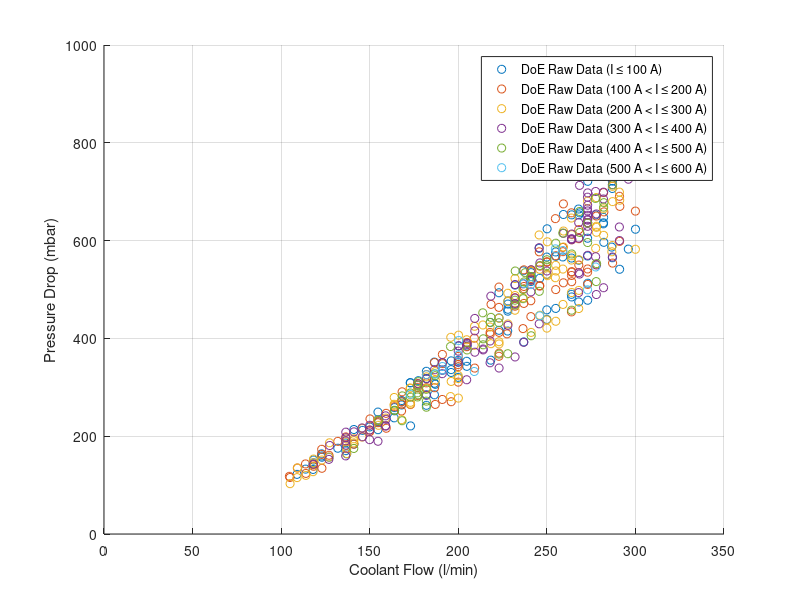

Write MATLAB code to recreate this figure. (Note: this script raises an error after producing the figure.)
clear
close all
clc

%% load data
addpath('vendor_provision')
load('doe_raw_data_mat.mat')

%% create results folder (if it does not exist, already)
if ~isfolder('results')
    mkdir('results')
end

%% separate data by stack current
index_sub_100  = find(doe_raw_data_mat(:,3) <= 100);
index_sub_200  = find(doe_raw_data_mat(:,3) > 100 & doe_raw_data_mat(:,3) <= 200);
index_sub_300  = find(doe_raw_data_mat(:,3) > 200 & doe_raw_data_mat(:,3) <= 300);
index_sub_400  = find(doe_raw_data_mat(:,3) > 300 & doe_raw_data_mat(:,3) <= 400);
index_sub_500  = find(doe_raw_data_mat(:,3) > 400 & doe_raw_data_mat(:,3) <= 500);
index_sub_600  = find(doe_raw_data_mat(:,3) > 500 & doe_raw_data_mat(:,3) <= 600);

%% compute pressure drops in mbar
drop_sub_100 = 1000*(doe_raw_data_mat(index_sub_100,47) - doe_raw_data_mat(index_sub_100,48));
drop_sub_200 = 1000*(doe_raw_data_mat(index_sub_200,47) - doe_raw_data_mat(index_sub_200,48));
drop_sub_300 = 1000*(doe_raw_data_mat(index_sub_300,47) - doe_raw_data_mat(index_sub_300,48));
drop_sub_400 = 1000*(doe_raw_data_mat(index_sub_400,47) - doe_raw_data_mat(index_sub_400,48));
drop_sub_500 = 1000*(doe_raw_data_mat(index_sub_500,47) - doe_raw_data_mat(index_sub_500,48));
drop_sub_600 = 1000*(doe_raw_data_mat(index_sub_600,47) - doe_raw_data_mat(index_sub_600,48));

%% compute means
mean_sub_100 = mean(drop_sub_100);
mean_sub_200 = mean(drop_sub_200);
mean_sub_300 = mean(drop_sub_300);
mean_sub_400 = mean(drop_sub_400);
mean_sub_500 = mean(drop_sub_500);
mean_sub_600 = mean(drop_sub_600);

%% make plot
fig = figure;
hold on
grid on

plot(doe_raw_data_mat(index_sub_100,32), drop_sub_100, 'o')
plot(doe_raw_data_mat(index_sub_200,32), drop_sub_200, 'o')
plot(doe_raw_data_mat(index_sub_300,32), drop_sub_300, 'o')
plot(doe_raw_data_mat(index_sub_400,32), drop_sub_400, 'o')
plot(doe_raw_data_mat(index_sub_500,32), drop_sub_500, 'o')
plot(doe_raw_data_mat(index_sub_600,32), drop_sub_600, 'o')

xlabel('Coolant Flow (l/min)')
ylabel('Pressure Drop (mbar)')
xlim([0,350])
ylim([0, 1000])

lgd = legend('DoE Raw Data (I \leq 100 A)', ...
        'DoE Raw Data (100 A < I \leq 200 A)', ...
        'DoE Raw Data (200 A < I \leq 300 A)', ...
        'DoE Raw Data (300 A < I \leq 400 A)', ...
        'DoE Raw Data (400 A < I \leq 500 A)', ...
        'DoE Raw Data (500 A < I \leq 600 A)');

lgd.Location = 'northwest';

%% save plot
saveas(fig,fullfile('results','coolant_pressure_drop_estimation_current_clustered.fig'))
saveas(fig,fullfile('results','coolant_pressure_drop_estimation_current_clustered.png'))